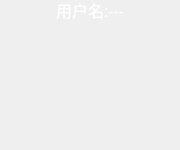
<?xml version="1.0" encoding="UTF-8"?>
<ui version="4.0">
 <class>VideoItem</class>
 <widget class="QWidget" name="VideoItem">
  <property name="geometry">
   <rect>
    <x>0</x>
    <y>0</y>
    <width>180</width>
    <height>150</height>
   </rect>
  </property>
  <property name="minimumSize">
   <size>
    <width>180</width>
    <height>150</height>
   </size>
  </property>
  <property name="maximumSize">
   <size>
    <width>10000000</width>
    <height>16777215</height>
   </size>
  </property>
  <property name="windowTitle">
   <string>Form</string>
  </property>
  <layout class="QVBoxLayout" name="verticalLayout">
   <property name="spacing">
    <number>0</number>
   </property>
   <property name="leftMargin">
    <number>0</number>
   </property>
   <property name="topMargin">
    <number>0</number>
   </property>
   <property name="rightMargin">
    <number>0</number>
   </property>
   <property name="bottomMargin">
    <number>0</number>
   </property>
   <item>
    <widget class="QLabel" name="lb_name">
     <property name="minimumSize">
      <size>
       <width>0</width>
       <height>20</height>
      </size>
     </property>
     <property name="maximumSize">
      <size>
       <width>16777215</width>
       <height>20</height>
      </size>
     </property>
     <property name="font">
      <font>
       <family>微软雅黑</family>
       <pointsize>12</pointsize>
      </font>
     </property>
     <property name="styleSheet">
      <string notr="true">color: rgb(255, 255, 255);</string>
     </property>
     <property name="text">
      <string>用户名:---</string>
     </property>
     <property name="alignment">
      <set>Qt::AlignCenter</set>
     </property>
    </widget>
   </item>
   <item>
    <spacer name="verticalSpacer">
     <property name="orientation">
      <enum>Qt::Vertical</enum>
     </property>
     <property name="sizeHint" stdset="0">
      <size>
       <width>20</width>
       <height>127</height>
      </size>
     </property>
    </spacer>
   </item>
  </layout>
 </widget>
 <resources/>
 <connections/>
</ui>
